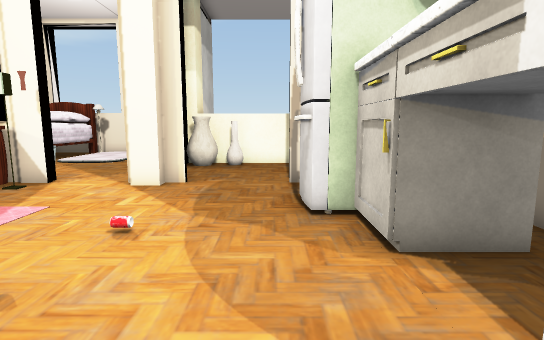
View 1 (above)

24 first-person views from a walk through a Unity game level. The camera is 1.5 m above the floor, tilts 8° down and sees 80° across. The floor is counted in squares, 0.9 m on a side. Each view is taken from the middle of a square. On the plan, view 1 faces up. The plan holds only what a view shows up to about 16 squares ahead; the rest is blank. The place goes on beyond the plan. The player character is not drawn. Door leaves are left out, so doorways stand open. Some surface patterns are stand-ins.

View 2
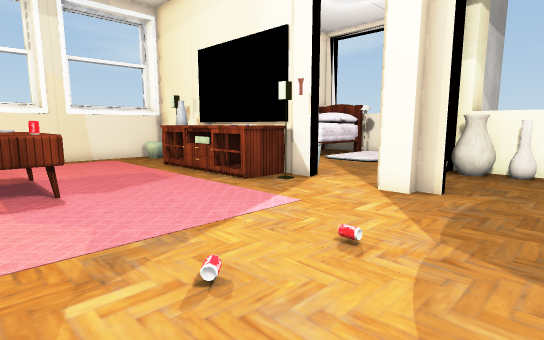

View 3
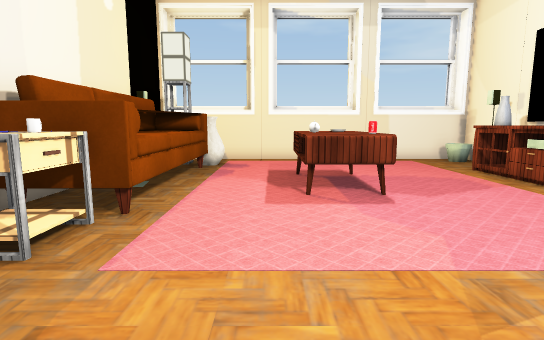

View 4
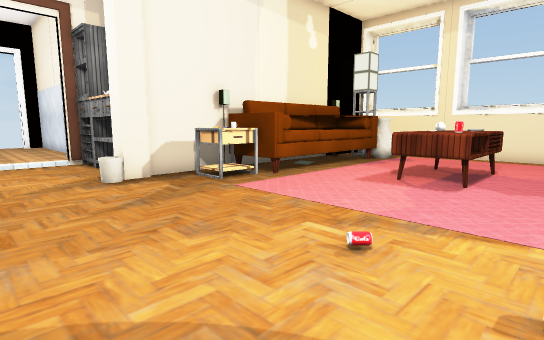

View 5
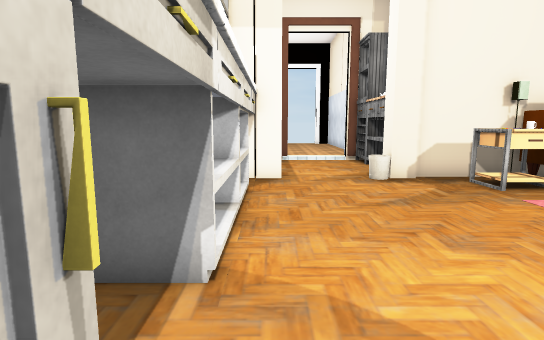

View 6
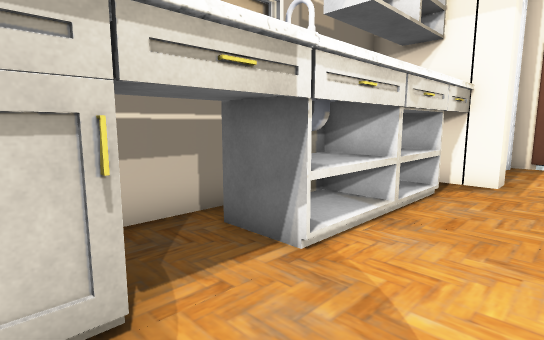

View 7
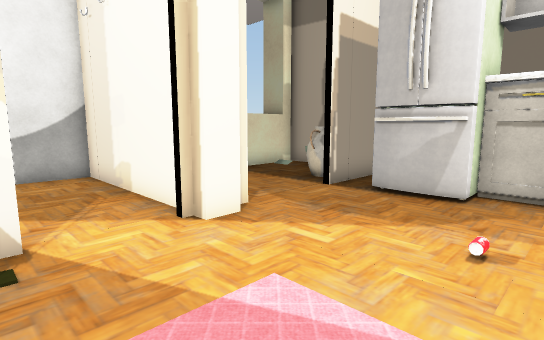

View 8
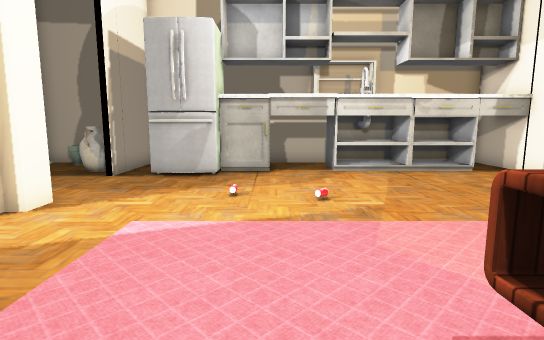

View 9
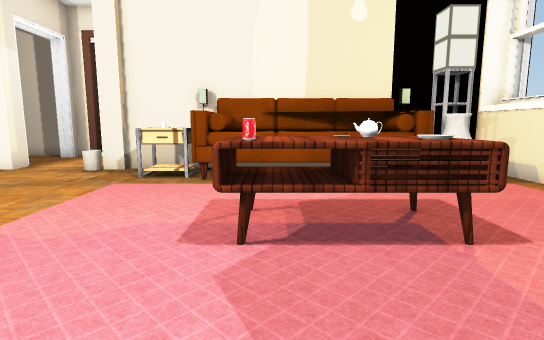

View 10
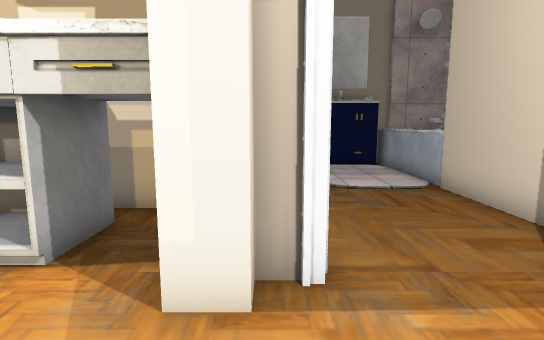

View 11
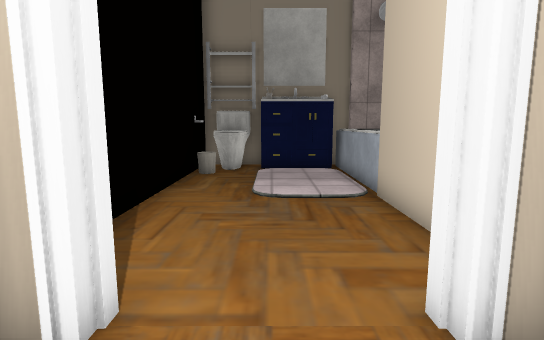

View 12
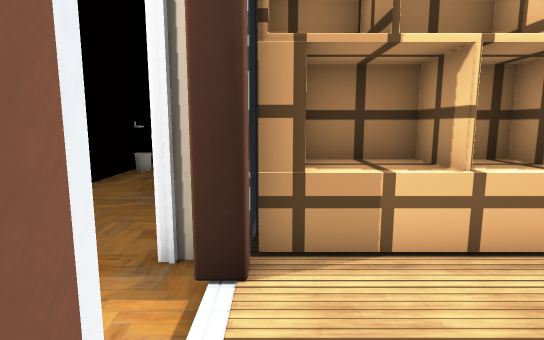

View 13
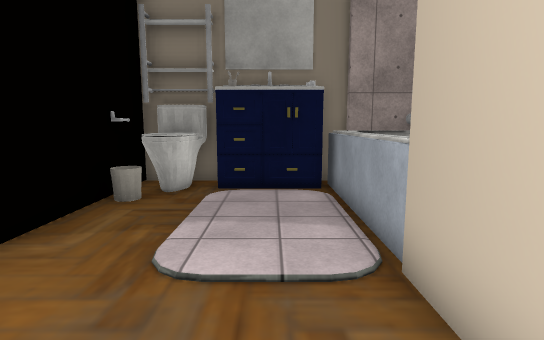

View 14
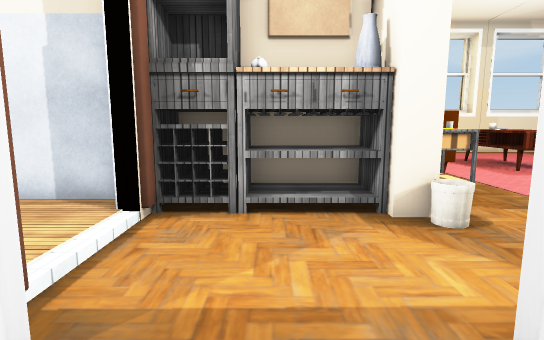

View 15
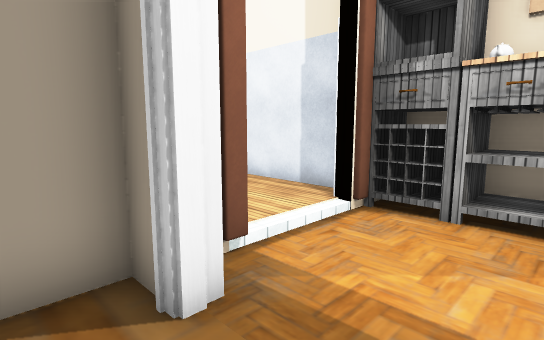

View 16
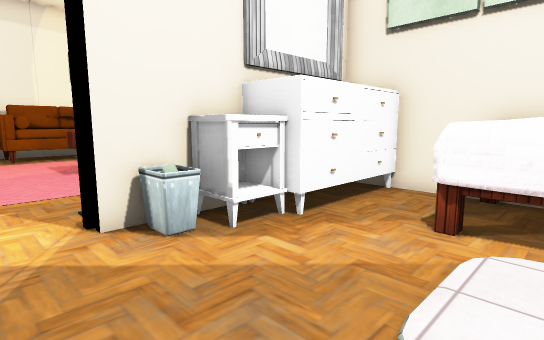

View 17
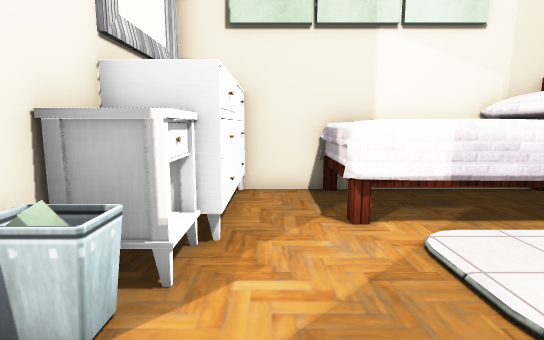

View 18
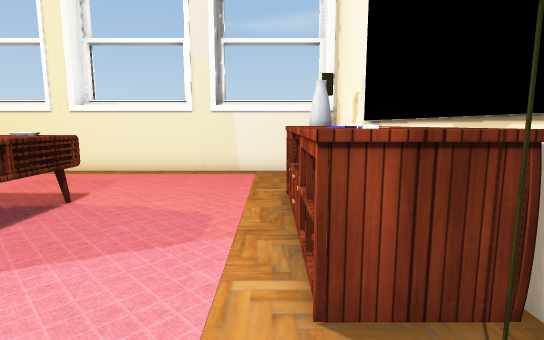

View 19
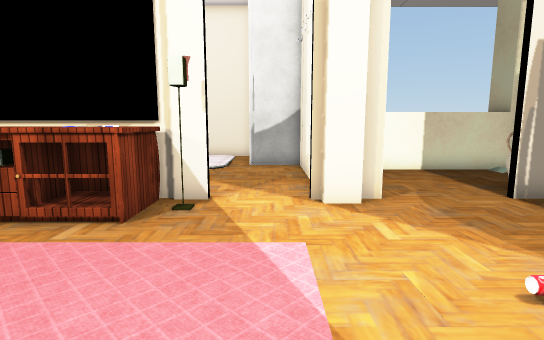

View 20
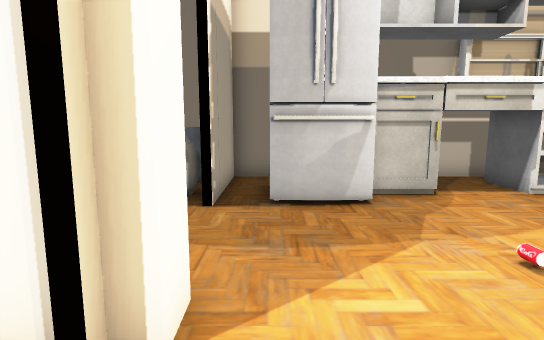

View 21
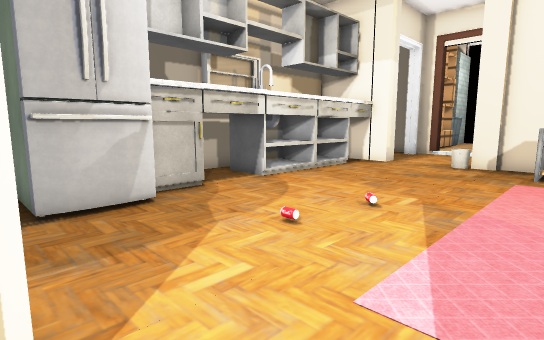

View 22
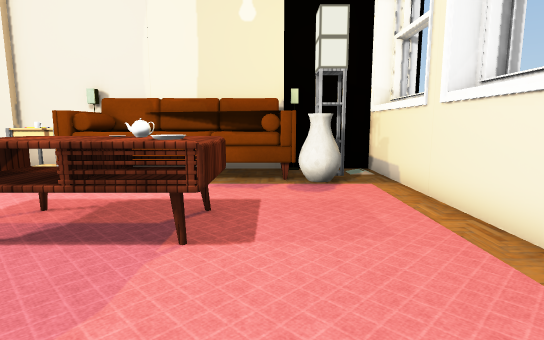

View 23
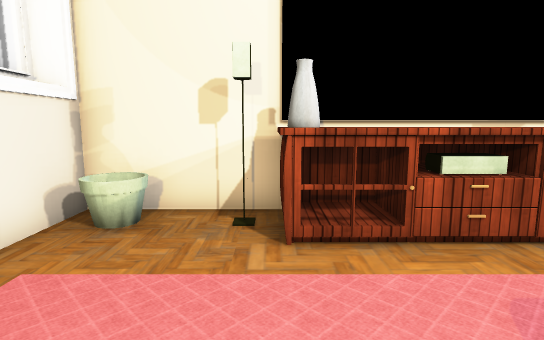

View 24
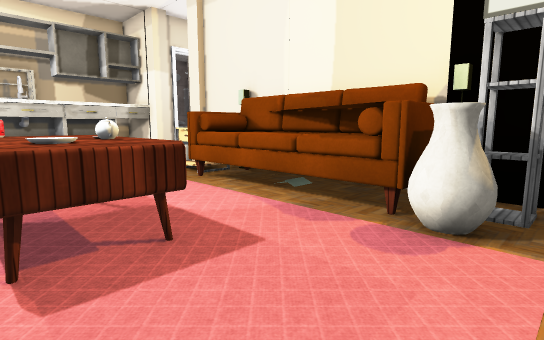

### Floor plan
Key: @ floor where view 1 was taken; # wall or solid block; . main floor; : floor 0.25 m higher than the main floor; D open door; = window, fence, low wall or low ledge; ^ raised ledge; O other object.
Columns run from 17 left of view 1 to 13 right of it. Each row starts with its distance up from view 1.
 16     O OO...#OOO
 15     O OO.....#
 14     OOOO.....##########
 13     O.O......#OO......#
 12    #.........#......OO
 11    #OOOOOO...#.....OOO
 10   ##   OOOO..# ...OOO#
  9 ###.OOOOOO#..O#...#####
  8 #O..OOOOOO#.......OOO.#
  7 #.................O
  6 #.................OO
  5 #..................D#.#
  4 #.................DD#.#
  3 #....OOOO.........DD..#
  2 #....OOOOO........DD#.#
  1 #....OOOOO........DD#.#
  0 #................@DD#
 -1 #.................DD#
 -2 #.OO..............DO#
 -3 #.OO#=^^^^#OO.....DD#.#
 -4 #.^######^#OO.....DD..#
 -5 #..##  ####...#O..DD###    ####
 -6 ####      ###OO...O#.......OOO#
 -7             #OO...D.........OO#
 -8             #OO...D.........O #
 -9             # O...D.........OO
-10             #O#DDD##........O #
-11             ##:DDD#O#####===###
-12              #::::OO         ##
-13              #::::OO         #
-14              #::::OO

Positions as (right, up) in squares from view 1, and headings:
1: (0, 0), facing up
2: (0, 1), facing up-left
3: (-1, 0), facing left
4: (1, 5), facing down-left
5: (1, 5), facing down
6: (-1, 5), facing down-right
7: (-7, 4), facing up-right
8: (-10, 4), facing right
9: (-9, 7), facing down
10: (-2, -6), facing right
11: (-1, -8), facing right
12: (-3, -11), facing right
13: (3, -9), facing right
14: (3, -8), facing left
15: (3, -7), facing down-left
16: (-5, 15), facing down-left
17: (-5, 12), facing left
18: (-5, 7), facing left
19: (-5, 2), facing up
20: (-6, 8), facing right
21: (-6, 9), facing down-right
22: (-13, 7), facing down
23: (-13, 3), facing up
24: (-16, 3), facing down-right
